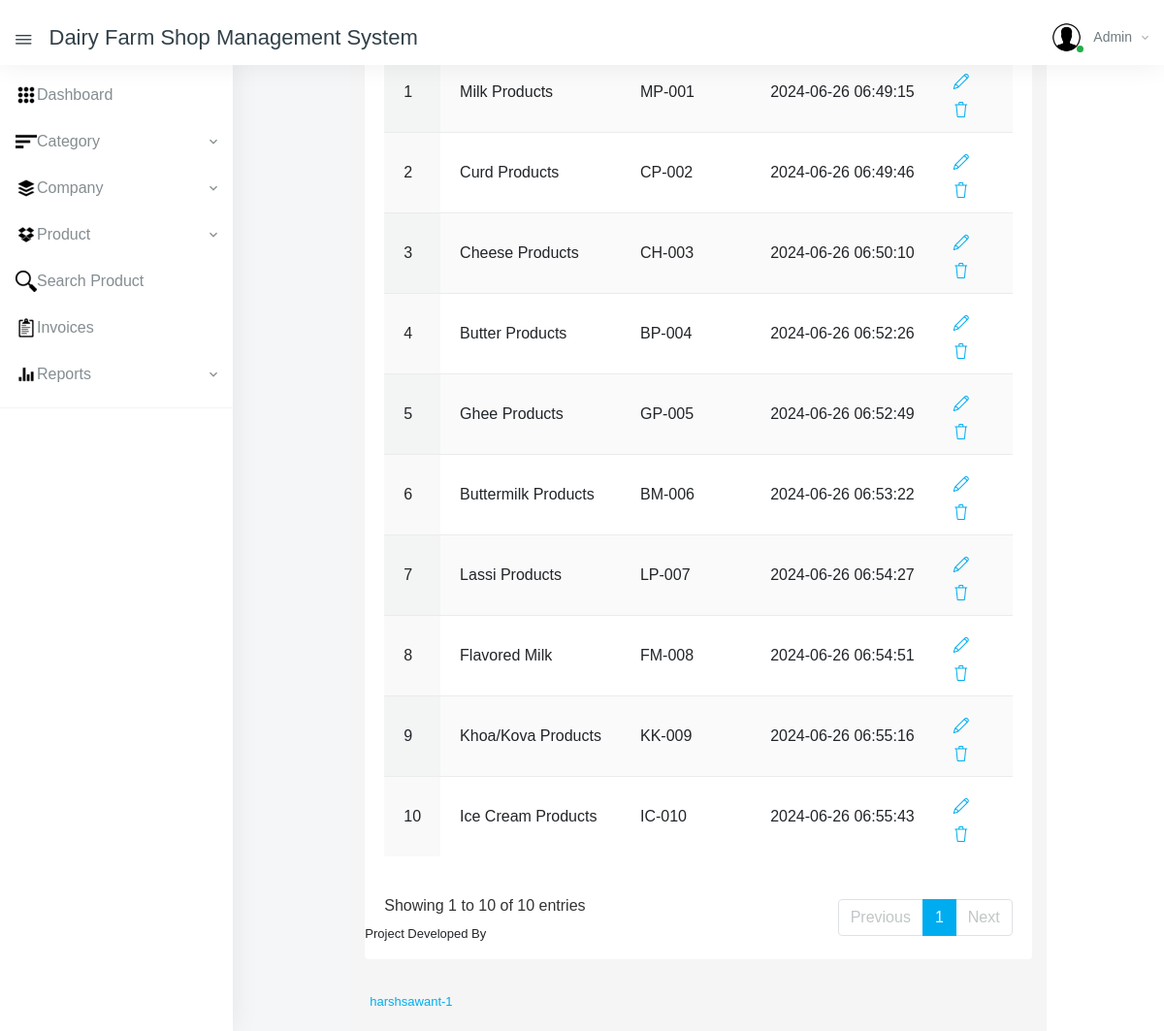
The page /dfsms/manage-categories.php (signed in) on the database its author committed.
### tables this page shows
CREATE TABLE `tblcategory` (
  `id` int(11) NOT NULL,
  `CategoryName` varchar(200) DEFAULT NULL,
  `CategoryCode` varchar(50) DEFAULT NULL,
  `PostingDate` timestamp NULL DEFAULT current_timestamp()
);

### dfsms/manage-categories.php (the view, shortened to what this page needs)
<?php
include('includes/config.php');
if (strlen($_SESSION['aid']==0)) {
  header('location:logout.php');
  } else{
?>
<!DOCTYPE html>
<html lang="en">
<head>
    <link href="vendors/datatables.net-dt/css/jquery.dataTables.min.css" rel="stylesheet" type="text/css" />
    <link href="vendors/datatables.net-responsive-dt/css/responsive.dataTables.min.css" rel="stylesheet" type="text/css" />
    <link href="vendors/jquery-toggles/css/toggles.css" rel="stylesheet" type="text/css">
    <link href="vendors/jquery-toggles/css/themes/toggles-light.css" rel="stylesheet" type="text/css">
    <link href="dist/css/style.css" rel="stylesheet" type="text/css">
</head>
<body>
	<div class="hk-wrapper hk-vertical-nav">
<?php include_once('includes/navbar.php');
include_once('includes/sidebar.php');
?>
        <div class="hk-pg-wrapper">
            <div class="container">
                <div class="row">
                    <div class="col-xl-12">
                        <section class="hk-sec-wrapper">
                            <div class="row">
                                <div class="col-sm">
                                    <div class="table-wrap">
                                        <table id="datable_1" class="table table-hover w-100 display pb-30">
                                            <thead>
                                                <tr>
                                                </tr>
                                            </thead>
                                            <tbody>
<?php
$rno=mt_rand(10000,99999);
$query=mysqli_query($con,"select * from tblcategory");
$cnt=1;
while($row=mysqli_fetch_array($query))
{
?>
<tr>
<td><?php echo $cnt;?></td>
<td><?php echo $row['CategoryName'];?></td>
<td><?php echo $row['CategoryCode'];?></td>
<td><?php echo $row['PostingDate'];?></td>
<td>
<a href="edit-category.php?catid=<?php echo base64_encode($row['id'].$rno);?>" class="mr-25" data-toggle="tooltip" data-original-title="Edit"> <i class="icon-pencil"></i></a>
<a href="manage-categories.php?del=<?php echo base64_encode($row['id'].$rno);?>" data-toggle="tooltip" data-original-title="Delete" onclick="return confirm('Do you really want to delete?');"> <i class="icon-trash txt-danger"></i> </a>
</td>
</tr>
<?php
$cnt++;
} ?>
                                            </tbody>
                                        </table>
                                    </div>
                                </div>
                            </div>
                        </section>
                    </div>
                </div>
            </div>
<?php include_once('includes/footer.php');?>
        </div>
    </div>
</body>
</html>
<?php } ?>

### dfsms/includes/navbar.php (shortened to what this page needs)
     <nav class="navbar navbar-expand-xl navbar-light fixed-top hk-navbar">
            <a id="navbar_toggle_btn" class="navbar-toggle-btn nav-link-hover" href="javascript:void(0);"><i class="ion ion-ios-menu"></i></a>
            <a class="navbar-brand" href="dashboard.php">
            <div id="logo-text">Dairy Farm Shop Management System</div>
            </a>
            <head>
                <link rel="dist/css/stylesheet" href="style.css">
            </head>
            <body>
            </body>
            <ul class="navbar-nav hk-navbar-content">
                <li class="nav-item dropdown dropdown-authentication">
                    <a class="nav-link dropdown-toggle no-caret" href="#" role="button" data-toggle="dropdown" aria-haspopup="true" aria-expanded="false">
                        <div class="media">
                            <div class="media-img-wrap">
                                <div class="avatar">
                                    <img src="dist/img/ios7-contact-outline.png" alt="user" class="avatar-img rounded-circle">
                                </div>
                                <span class="badge badge-success badge-indicator"></span>
                            </div>
<?php
$adminid=$_SESSION['aid'];
$query=mysqli_query($con,"select AdminName from tbladmin where id='$adminid'");
$row=mysqli_fetch_array($query);
?>
                            <div class="media-body">
                                <span><?php echo $row['AdminName'];?><i class="zmdi zmdi-chevron-down"></i></span>
                            </div>
                        </div>
                    </a>
                </li>
            </ul>
        </nav>

### dfsms/includes/sidebar.php (shortened to what this page needs)
        <nav class="hk-nav hk-nav-light">
            <div class="nicescroll-bar">
                <div class="navbar-nav-wrap">
                    <ul class="navbar-nav flex-column">
<li class="nav-item">
<a class="nav-link" href="dashboard.php">
<img src="dist/img/ios7-keypad.png">
<span class="nav-link-text">Dashboard</span>
</a>
</li>
<li class="nav-item">
<a class="nav-link" href="Category" data-toggle="collapse" data-target="#cats_drp">
<img src="dist/img/android-sort.png">
<span class="nav-link-text">Category</span></a>
</li>
<li class="nav-item">
<a class="nav-link" href="Company" data-toggle="collapse" data-target="#company_drp">
<img src="dist/img/social-buffer.png">
<span class="nav-link-text">Company</span></a>
</li>
<li class="nav-item">
<a class="nav-link" href="Products" data-toggle="collapse" data-target="#product_drp">
<img src="dist/img/social-dropbox.png">
<span class="nav-link-text">Product</span></a>
</li>
<li class="nav-item">
<a class="nav-link" href="search-product.php">
<img src="dist/img/android-search.png">
<span class="nav-link-text">Search Product</span>
</a>
</li>
<li class="nav-item">
<a class="nav-link" href="invoices.php">
<img src="dist/img/clipboard.png">
<span class="nav-link-text">Invoices</span>
</a>
</li>
<li class="nav-item">
<a class="nav-link" href="Reports" data-toggle="collapse" data-target="#reports_drp">
<img src="dist/img/stats-bars.png">
<span class="nav-link-text">Reports</span></a>
</li>
</ul>
<hr class="nav-separator">
</div>
</div>
</nav>

### dfsms/includes/footer.php
            <div class="hk-footer-wrap container">
                <footer class="footer">
                    <div class="row">
                        <div class="col-md-6 col-sm-12">
<p>Project Developed By<a href="https://github.com/harshsawant-1/harshsawant-1/"> harshsawant-1</a></p>
                        </div>
                    </div>
                </footer>
            </div>

### rows shown on the page
tblcategory: CategoryName "Milk Products", CategoryCode "MP-001", PostingDate "2024-06-26 06:49:15"
tblcategory: CategoryName "Curd Products", CategoryCode "CP-002", PostingDate "2024-06-26 06:49:46"
tblcategory: CategoryName "Cheese Products", CategoryCode "CH-003", PostingDate "2024-06-26 06:50:10"
tblcategory: CategoryName "Butter Products", CategoryCode "BP-004", PostingDate "2024-06-26 06:52:26"
tblcategory: CategoryName "Ghee Products", CategoryCode "GP-005", PostingDate "2024-06-26 06:52:49"
tblcategory: CategoryName "Buttermilk Products", CategoryCode "BM-006", PostingDate "2024-06-26 06:53:22"
tblcategory: CategoryName "Lassi Products", CategoryCode "LP-007", PostingDate "2024-06-26 06:54:27"
tblcategory: CategoryName "Flavored Milk", CategoryCode "FM-008", PostingDate "2024-06-26 06:54:51"
tblcategory: CategoryName "Khoa/Kova Products", CategoryCode "KK-009", PostingDate "2024-06-26 06:55:16"
tblcategory: CategoryName "Ice Cream Products", CategoryCode "IC-010", PostingDate "2024-06-26 06:55:43"

### other values the page prints
$row['AdminName'] "Admin"
